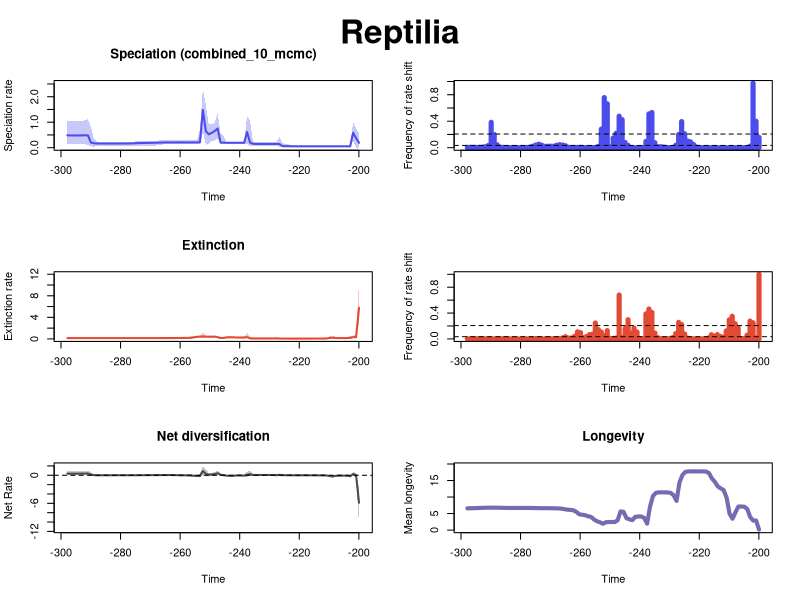

Here is the R script that generated this plot:


pdf(file='C:/Users/SimoesLabAdmin/Documents/BDNN_Arielli/reptilia/pyrate_mcmc_logs/RTT_plots.pdf',width=10, height=15)
par(mfrow=c(3,2), oma=c(0,0,2,0))
library(scales)

time=c(-199.94725639499998, -200.936163185,-201.92506997499999,-202.913976765,-203.902883555,-204.891790345,-205.880697135,-206.869603925,-207.858510715,-208.847417505,-209.836324295,-210.82523108499998,-211.814137875,-212.803044665,-213.791951455,-214.780858245,-215.769765035,-216.758671825,-217.747578615,-218.736485405,-219.72539219499998,-220.714298985,-221.703205775,-222.692112565,-223.681019355,-224.669926145,-225.658832935,-226.647739725,-227.636646515,-228.62555330499998,-229.614460095,-230.60336688499999,-231.592273675,-232.581180465,-233.570087255,-234.558994045,-235.547900835,-236.536807625,-237.52571441499998,-238.514621205,-239.503527995,-240.492434785,-241.481341575,-242.470248365,-243.459155155,-244.448061945,-245.436968735,-246.42587552499998,-247.414782315,-248.403689105,-249.392595895,-250.381502685,-251.370409475,-252.359316265,-253.348223055,-254.337129845,-255.32603663499998,-256.31494342499997,-257.303850215,-258.292757005,-259.281663795,-260.270570585,-261.259477375,-262.248384165,-263.237290955,-264.226197745,-265.21510453499997,-266.204011325,-267.192918115,-268.181824905,-269.17073169500003,-270.159638485,-271.148545275,-272.137452065,-273.126358855,-274.11526564499997,-275.104172435,-276.093079225,-277.081986015,-278.070892805,-279.059799595,-280.048706385,-281.037613175,-282.026519965,-283.01542675499996,-284.004333545,-284.993240335,-285.982147125,-286.971053915,-287.959960705,-288.948867495,-289.937774285,-290.926681075,-291.91558786499996,-292.904494655,-293.893401445,-294.882308235,-295.871215025,-296.860121815,-297.849028605)
rate=c(0.19299671805520335, 0.37509187429701996,0.5859729878449658,0.05565093993625317,0.05544695406087154,0.055444284761711385,0.05544227049490156,0.05544171344415249,0.055440541862327386,0.055438846239184034,0.05543214242849308,0.05542914344877911,0.05542574508125843,0.05542688517414715,0.05542755187928212,0.05543264493562114,0.055440778385036645,0.05545730932666392,0.055464296476379,0.05546800877766933,0.05547833527285137,0.055496567617453044,0.055561444241738825,0.055792876028155594,0.05696268840743854,0.05830662735943036,0.06205436803137686,0.14108995154081394,0.15066024740757508,0.1473294866424104,0.14663455127049715,0.1465828438463619,0.1466752734610586,0.14716816440306296,0.14856177269690768,0.14995535126035198,0.1534830845632431,0.2019731770870612,0.6128166837089788,0.19300670515502888,0.1929315551664856,0.19300275534318045,0.19304601434870966,0.1930801764279474,0.19309200840951823,0.19316642949666787,0.1977138180229015,0.2036540168399417,0.751999566578158,0.6506621498546836,0.5831569669884493,0.5231417685380217,0.6515853743076492,1.4790173503362105,0.21086680248295087,0.2075529350354514,0.2071243851119468,0.20712683906272156,0.2071872301752808,0.20724417520591387,0.20744664249857264,0.20740550795697454,0.20690529847330028,0.20657529880854833,0.20632631125275003,0.20608642085310436,0.20520929081118763,0.2023540584208059,0.1986595321982057,0.19489307322340685,0.19216191111086645,0.19018008441951054,0.1880685361804581,0.18614970722429774,0.18402193743258322,0.1794805873988677,0.17361118436196,0.16919427264380282,0.16656215378209288,0.16521677585546513,0.16466415495101266,0.16435976444630485,0.16422138867085578,0.16419116557318925,0.16427557347234611,0.16452662371880283,0.16447313835284644,0.16463154194422241,0.16517771632043915,0.1667798360559056,0.17283111978286356,0.19907736518187497,0.48045709566854583,0.4875770900760511,0.48200171573240863,0.48004688577189414,0.4797358151793478,0.4808660869752359,0.4825327335527829,0.48555144711641385)
minHPD=c(2.1550036428609548e-05, 4.6127235050485126e-05,0.27967274975793294,0.04043316955004391,0.04204397542851937,0.042049193518902815,0.04211756103309106,0.04212879988067523,0.042124260558001184,0.042173622081033126,0.04218759351104606,0.04225202250296896,0.04225202250296896,0.04225202250296896,0.04218759351104606,0.04217327240988383,0.0421259658142857,0.04204229386093091,0.04195268770367578,0.04183607601565223,0.041685272766237166,0.04168593889109494,0.040823776242734346,0.03705991869599724,0.040768598693717885,0.04269198801357278,0.040858102198962305,0.04465117728033277,0.059225534567511576,0.08100025321434987,0.08183445581055188,0.08177050813439943,0.0818302788000832,0.0827085196406606,0.08271138364680124,0.08089339520726793,0.0709280586480878,0.06717019551521793,0.1624796622140993,0.13918048080005269,0.1402344277633845,0.1416125933731806,0.14162491446880693,0.141586258183106,0.14162993696201157,0.1416109695096968,0.14181066848967658,0.14458306807207846,0.3862151671219274,0.29233603535125113,0.2539696549217279,0.14505296133788226,0.10658630431763681,0.6266020932283917,0.12742451519673834,0.14259434097910467,0.143525680923275,0.1434869090246177,0.14347489998642712,0.1434814584980828,0.1443068729279402,0.14347489998642712,0.14345420812639967,0.14285563405363536,0.14109454858974751,0.1401105023545763,0.1369633365454896,0.12065458298050911,0.09535964136117706,0.08466243381737851,0.08084754107711076,0.0796821739123459,0.07570376822807882,0.07440629039242617,0.0737288106485518,0.0679302422247674,0.06373477575959159,0.06039302730285136,0.06060300568614512,0.060415241698346486,0.06039302730285136,0.060598271611616454,0.060415241698346486,0.06060300568614512,0.0609022016033172,0.06059352849635253,0.0609022016033172,0.06038735676508545,0.05888568169076751,0.05726641094012391,0.04245826959183831,0.05033970396001009,0.1084950847517269,0.13885283181749836,0.13887744513466416,0.14096065466851287,0.14368097091941132,0.14368097091941132,0.14300515044773837,0.14300515044773837)
maxHPD=c(0.5731760900954601, 0.7500212865959065,1.0101507253302398,0.07156782551535197,0.06937391407356894,0.06934618769543208,0.06939047423858154,0.06938828124645434,0.06936118853872011,0.06938828124645434,0.0693676733422953,0.0694102348166819,0.0694102348166819,0.06940396733098841,0.0693472371893777,0.06935901836063586,0.06937511296982513,0.06941314285021959,0.06940396733098841,0.06936118853872011,0.06938828124645434,0.06972416129762762,0.07000429920748678,0.0749395812566673,0.13163850989287793,0.1448877637771622,0.1783845542235956,0.4249086450539867,0.2300755496725381,0.22297695772286805,0.22119495159201052,0.22097630074685592,0.22096765493684647,0.2222569148752719,0.2241374939685805,0.22683929008343726,0.23389455408388368,1.0784541644843721,1.2232716439551266,0.23973720526925016,0.23782735167260521,0.23872164420341574,0.23869021041799332,0.23872164420341574,0.23891177739630307,0.23938062888629133,0.45956093089814876,0.5687805224482236,1.350626567870688,0.9871619447223416,0.9355496525039075,0.8950028798072763,1.6626270916565893,2.3035165894342136,0.7108579723894298,0.2927559916026217,0.2886133712994378,0.28801400411116945,0.2879349986686725,0.2881499216545881,0.2902005143821516,0.2896650701338487,0.2890504625551179,0.28883161545256214,0.28787194680305317,0.28859054115985755,0.2901967608928257,0.2941635850053391,0.28069326464302347,0.2713630935485818,0.2667327984371987,0.26485486162507965,0.2601368565177858,0.2577126921407942,0.25631808800201056,0.24931136694668637,0.24258694145976772,0.23705561147106669,0.23642081717041,0.2357325993447727,0.23547793939864717,0.23547793939864717,0.23510933809107104,0.23510880411091045,0.23510933809107104,0.23460505283351904,0.23514880350296974,0.23510933809107104,0.23546140017011305,0.24017303694466285,0.3579983636664943,0.823563410876378,1.1130448158032178,1.080120127562036,1.049701083297337,1.0411823009702927,1.0411386894944796,1.040905087161954,1.0413366157583035,1.0489296617167687)
remove_na = !is.na(rate)
time = time[remove_na]
plot(time,time,type = 'n', ylim = c(0, 2.533868248377635), xlim = c(-298.343482,-199.452803), ylab = 'Speciation rate', xlab = 'Time',main='Speciation (combined_10_mcmc)' )
polygon(c(time, rev(time)), c(maxHPD[remove_na], rev(minHPD[remove_na])), col = alpha('#4c4cec',0.3), border = NA)
lines(time,rate[remove_na], col = '#4c4cec', lwd=2)
mtext("Reptilia", outer = TRUE, line = -1.5, cex = 2, font = 2)
mids=c(-199.95225087373734, -200.9511466212121,-201.95004236868687,-202.94893811616163,-203.94783386363633,-204.9467296111111,-205.94562535858586,-206.94452110606062,-207.94341685353533,-208.9423126010101,-209.94120834848485,-210.9401040959596,-211.93899984343432,-212.93789559090908,-213.93679133838384,-214.9356870858586,-215.9345828333333,-216.93347858080807,-217.93237432828283,-218.9312700757576,-219.9301658232323,-220.92906157070706,-221.92795731818183,-222.9268530656566,-223.9257488131313,-224.92464456060605,-225.92354030808082,-226.92243605555552,-227.92133180303028,-228.92022755050505,-229.9191232979798,-230.9180190454545,-231.91691479292928,-232.91581054040404,-233.9147062878788,-234.9136020353535,-235.91249778282827,-236.91139353030303,-237.9102892777778,-238.9091850252525,-239.90808077272726,-240.90697652020202,-241.90587226767678,-242.9047680151515,-243.90366376262625,-244.902559510101,-245.90145525757578,-246.90035100505048,-247.89924675252524,-248.8981425,-249.89703824747477,-250.89593399494947,-251.89482974242424,-252.893725489899,-253.89262123737376,-254.89151698484847,-255.89041273232323,-256.88930847979793,-257.8882042272727,-258.88709997474746,-259.8859957222222,-260.884891469697,-261.8837872171717,-262.88268296464645,-263.8815787121212,-264.8804744595959,-265.8793702070707,-266.87826595454544,-267.8771617020202,-268.87605744949497,-269.87495319696967,-270.87384894444443,-271.8727446919192,-272.8716404393939,-273.87053618686866,-274.8694319343434,-275.8683276818182,-276.86722342929295,-277.86611917676765,-278.8650149242424,-279.8639106717171,-280.8628064191919,-281.86170216666665,-282.8605979141414,-283.85949366161617,-284.8583894090909,-285.85728515656564,-286.8561809040404,-287.8550766515151,-288.85397239898987,-289.85286814646463,-290.8517638939394,-291.85065964141415,-292.84955538888886,-293.8484511363636,-294.8473468838384,-295.8462426313131,-296.84513837878785,-297.8440341262626)
counts=c(0.15608988764044943, 0.39947191011235955,0.9759662921348314,0.02340449438202247,0.00047191011235955056,0.00044943820224719103,0.00033707865168539324,0.000348314606741573,0.00044943820224719103,0.0005730337078651685,0.00038202247191011237,0.00038202247191011237,0.00020224719101123595,0.0004606741573033708,0.0006179775280898876,0.000955056179775281,0.0012696629213483147,0.0008539325842696629,0.000955056179775281,0.0020112359550561796,0.003955056179775281,0.01051685393258427,0.04833707865168539,0.08793258426966293,0.1018314606741573,0.21091011235955057,0.3943483146067416,0.19974157303370788,0.0348314606741573,0.0035617977528089886,0.0014044943820224719,0.003438202247191011,0.009292134831460673,0.016146067415730336,0.014808988764044944,0.07489887640449439,0.5315730337078651,0.5101573033707865,0.09453932584269663,0.00452808988764045,0.0014606741573033708,0.002,0.0011123595505617978,0.001044943820224719,0.03465168539325843,0.07902247191011236,0.4235056179775281,0.47552808988764045,0.21885393258426966,0.14626966292134833,0.016617977528089887,0.6632022471910113,0.7567078651685393,0.28052808988764044,0.01991011235955056,0.004561797752808989,0.002044943820224719,0.0016966292134831462,0.0028314606741573034,0.003348314606741573,0.005393258426966292,0.005314606741573033,0.004382022471910113,0.004280898876404494,0.007438202247191011,0.029247191011235955,0.04096629213483146,0.04602247191011236,0.03744943820224719,0.023943820224719102,0.023438202247191012,0.022797752808988762,0.020741573033707866,0.038213483146067415,0.05270786516853933,0.04029213483146067,0.023606741573033708,0.010808988764044944,0.004887640449438202,0.0030674157303370786,0.0022808988764044945,0.002044943820224719,0.0022134831460674156,0.0033820224719101123,0.0018651685393258426,0.0024157303370786515,0.005674157303370787,0.010651685393258427,0.04431460674157303,0.19903370786516855,0.3830561797752809,0.03250561797752809,0.01557303370786517,0.008292134831460674,0.006224719101123596,0.006382022471910113,0.00598876404494382,0.00749438202247191,0.007056179775280899)
plot(mids,counts,type = 'h', xlim = c(-298.343482,-199.452803), ylim=c(0,0.9759662921348314), ylab = 'Frequency of rate shift', xlab = 'Time',lwd=5,col='#4c4cec')
bf2 = 0.03401655752581527
bf6 = 0.20647604927269786
abline(h=bf2, lty=2)
abline(h=bf6, lty=2)

time=c(-199.94725639499998, -200.936163185,-201.92506997499999,-202.913976765,-203.902883555,-204.891790345,-205.880697135,-206.869603925,-207.858510715,-208.847417505,-209.836324295,-210.82523108499998,-211.814137875,-212.803044665,-213.791951455,-214.780858245,-215.769765035,-216.758671825,-217.747578615,-218.736485405,-219.72539219499998,-220.714298985,-221.703205775,-222.692112565,-223.681019355,-224.669926145,-225.658832935,-226.647739725,-227.636646515,-228.62555330499998,-229.614460095,-230.60336688499999,-231.592273675,-232.581180465,-233.570087255,-234.558994045,-235.547900835,-236.536807625,-237.52571441499998,-238.514621205,-239.503527995,-240.492434785,-241.481341575,-242.470248365,-243.459155155,-244.448061945,-245.436968735,-246.42587552499998,-247.414782315,-248.403689105,-249.392595895,-250.381502685,-251.370409475,-252.359316265,-253.348223055,-254.337129845,-255.32603663499998,-256.31494342499997,-257.303850215,-258.292757005,-259.281663795,-260.270570585,-261.259477375,-262.248384165,-263.237290955,-264.226197745,-265.21510453499997,-266.204011325,-267.192918115,-268.181824905,-269.17073169500003,-270.159638485,-271.148545275,-272.137452065,-273.126358855,-274.11526564499997,-275.104172435,-276.093079225,-277.081986015,-278.070892805,-279.059799595,-280.048706385,-281.037613175,-282.026519965,-283.01542675499996,-284.004333545,-284.993240335,-285.982147125,-286.971053915,-287.959960705,-288.948867495,-289.937774285,-290.926681075,-291.91558786499996,-292.904494655,-293.893401445,-294.882308235,-295.871215025,-296.860121815,-297.849028605)
rate=c(5.782865468020581, 0.323823664318973,0.32502004101418436,0.2055198218690631,0.15795023780290837,0.14789311302822716,0.14686755583695627,0.1471007589951684,0.16994735988089177,0.21637921102228913,0.1752430442270386,0.07199868460457784,0.06662293506288505,0.06571146068071806,0.06462123792693034,0.06209259611961232,0.06013892986805364,0.0571399786550872,0.05632691318607856,0.05617183599460122,0.05615642245930636,0.056147238073086955,0.056138827035883326,0.056155231795999086,0.056207428753069916,0.05657632499214309,0.05900706162399892,0.06541398617033341,0.09110836260708352,0.08363037463468027,0.0802616543089763,0.07942952733120962,0.07927199197621945,0.07922040925666808,0.07919555429901619,0.07943695770372486,0.08161185339215662,0.09679253795023128,0.3258988168110537,0.26787897187321724,0.26003291969968145,0.26013996187320304,0.26564092086752095,0.2983766106277471,0.2912347313023368,0.2806064572311734,0.18234189319884947,0.16742817852776543,0.3128695481844993,0.4203475905781391,0.41847916224377696,0.41852765799888597,0.42539789076762613,0.45259061480893625,0.4262025781847649,0.3923839453944068,0.2988353444295919,0.20232570233857028,0.1898053354991316,0.17968483811305097,0.17615243980852865,0.1733556344220778,0.16147531434867798,0.15627303814680035,0.15492156596373102,0.15430279100280697,0.15298901456431002,0.15133861040626356,0.15059779421979957,0.1502599131480192,0.15007602177587426,0.1499279115260381,0.14982065775618433,0.14978284108107234,0.14971175894249467,0.14957439834295974,0.14924153305117882,0.1489646930238836,0.14880587316673788,0.14873530758463188,0.14870707065242117,0.14869016594852905,0.14868481922209703,0.1486907969328189,0.1486968437019689,0.14868341721962305,0.14859524302178595,0.14823740101485472,0.14801080226859842,0.1479079512003467,0.1478479080837552,0.14780916272262062,0.14780240951736237,0.14785804992214052,0.14794369620469314,0.14804966799946556,0.14814406499221788,0.14818191309081657,0.1482088813923778,0.14823719665105634)
minHPD=c(2.779300693517635, 0.13113622504350853,0.13165997024220602,0.018243995393683342,8.278294617657893e-05,0.015883941167112878,0.017830888606285195,0.016986432477656563,0.02667126112570821,0.11121442751045499,0.04136878359454656,0.040541076655155474,0.03954097121843612,0.03943829931188647,0.03820113690571306,0.033853303359533835,0.031173010406299138,0.03147876493427084,0.03248897522282348,0.03254047207436747,0.03248897522282348,0.03248897522282348,0.032460178588781446,0.03257558071978657,0.03251932256090208,0.031396449387724304,0.027811585608455407,0.031696791361322973,0.04715661050991715,0.048552004316918314,0.05135039776798061,0.05135039776798061,0.05139130621905851,0.05139130621905851,0.050944727259696454,0.049485046443430755,0.042345535633687884,0.051082090433384325,0.12865712735431792,0.05560264834485217,0.08922473682394189,0.08929994426680576,0.09056807705769096,0.1786887862456771,0.13191369171869932,0.08225519211684076,0.04211953766598549,0.03611515366528392,0.07858803852558284,0.22846303332598394,0.22837490816412415,0.22945792519374544,0.22603265695279082,0.24025577408850185,0.14530110853710687,0.13910874210103671,0.12645679492398398,0.11757373340323136,0.11927882322018776,0.11514422842532364,0.11473820751456751,0.11112438170423296,0.09821731029998015,0.09823449714178649,0.09441742589457418,0.09411650408743275,0.08811836181025093,0.09378671525164299,0.09624631549948824,0.09627977347255201,0.09740817541446946,0.09776533175462368,0.09637859002738061,0.096595961325672,0.09682819776291186,0.09714471473762279,0.09670662960611492,0.09654915047821286,0.09641675036970235,0.09648522176035977,0.09655536802534524,0.09660671314873726,0.09669945108562292,0.09672745631556856,0.09672745631556856,0.0967196918621378,0.096598474411277,0.09641675036970235,0.09546048766476643,0.09549037926520991,0.09512256189660957,0.09461994111651967,0.09437736085230373,0.09401925069972873,0.0925777412009791,0.09236499690843579,0.09237632069923964,0.0915308048120357,0.09042212180515669,0.09045318298087236)
maxHPD=c(10.896092317838393, 0.6408470036388324,0.6386337457118779,0.5469337896798236,0.27897250196538526,0.239941692640325,0.23933441949205567,0.23905688615264634,0.4323946515661043,0.5811004001194383,0.4868374291762316,0.20387784351523705,0.16688441304732746,0.16124085050964954,0.15554823886113064,0.14347873204061043,0.13406756868611722,0.08022328862749661,0.07903628075706082,0.079043711965219,0.07900590156743308,0.07903628075706082,0.079043711965219,0.07922155076156916,0.07929886328819785,0.07929886328819785,0.09233766034833124,0.12014582201416762,0.3265874231647895,0.15577327598834287,0.1421944285225973,0.13946168618089544,0.13924321088748148,0.13925021326981224,0.1394014901437807,0.14198552813652235,0.2322624615436253,0.31118606839428287,1.129404496604739,0.40684934866667,0.3641747959305003,0.3634704869296114,0.3673232927743927,0.6305837261787961,0.5083822513976537,0.4282020267456648,0.32229573092118213,0.3193762930126046,0.5511829798180338,0.5851104292999761,0.5791451620734668,0.5800114939770017,0.6001317420604068,1.2419402178411194,0.6225060884329084,0.5768955926079388,0.5434545243982286,0.45127772805140065,0.4375732722556279,0.4132238174214059,0.40396663423967516,0.3968045823704135,0.32008601647553026,0.2924194588416633,0.27982192719952614,0.27381687288086864,0.23489808064764223,0.2121050338278049,0.2078467443488495,0.20553637456281848,0.20553231426266355,0.20511122557833997,0.20322988808887477,0.2032059182570548,0.20318233929496474,0.20318233929496474,0.20186003973045366,0.20112169389038953,0.20068728617522785,0.20063546172724925,0.20062813392072762,0.20063546172724925,0.20064022815664204,0.20064022815664204,0.20063546172724925,0.20071157323349573,0.20063546172724925,0.2014472319570103,0.20134194735438363,0.20182521342457851,0.2017343625764493,0.20165793490059802,0.20186003973045366,0.20220153913836553,0.2018548161080748,0.20324293221204176,0.2049819654867786,0.20563352313040287,0.20588357333546212,0.20745830426063727)
remove_na = !is.na(rate)
time = time[remove_na]
plot(time,time,type = 'n', ylim = c(0, 11.985701549622233), xlim = c(-298.343482,-199.452803), ylab = 'Extinction rate', xlab = 'Time',main='Extinction' )
polygon(c(time, rev(time)), c(maxHPD[remove_na], rev(minHPD[remove_na])), col = alpha('#e34a33',0.3), border = NA)
lines(time,rate[remove_na], col = '#e34a33', lwd=2)
mids=c(-199.95225087373734, -200.9511466212121,-201.95004236868687,-202.94893811616163,-203.94783386363633,-204.9467296111111,-205.94562535858586,-206.94452110606062,-207.94341685353533,-208.9423126010101,-209.94120834848485,-210.9401040959596,-211.93899984343432,-212.93789559090908,-213.93679133838384,-214.9356870858586,-215.9345828333333,-216.93347858080807,-217.93237432828283,-218.9312700757576,-219.9301658232323,-220.92906157070706,-221.92795731818183,-222.9268530656566,-223.9257488131313,-224.92464456060605,-225.92354030808082,-226.92243605555552,-227.92133180303028,-228.92022755050505,-229.9191232979798,-230.9180190454545,-231.91691479292928,-232.91581054040404,-233.9147062878788,-234.9136020353535,-235.91249778282827,-236.91139353030303,-237.9102892777778,-238.9091850252525,-239.90808077272726,-240.90697652020202,-241.90587226767678,-242.9047680151515,-243.90366376262625,-244.902559510101,-245.90145525757578,-246.90035100505048,-247.89924675252524,-248.8981425,-249.89703824747477,-250.89593399494947,-251.89482974242424,-252.893725489899,-253.89262123737376,-254.89151698484847,-255.89041273232323,-256.88930847979793,-257.8882042272727,-258.88709997474746,-259.8859957222222,-260.884891469697,-261.8837872171717,-262.88268296464645,-263.8815787121212,-264.8804744595959,-265.8793702070707,-266.87826595454544,-267.8771617020202,-268.87605744949497,-269.87495319696967,-270.87384894444443,-271.8727446919192,-272.8716404393939,-273.87053618686866,-274.8694319343434,-275.8683276818182,-276.86722342929295,-277.86611917676765,-278.8650149242424,-279.8639106717171,-280.8628064191919,-281.86170216666665,-282.8605979141414,-283.85949366161617,-284.8583894090909,-285.85728515656564,-286.8561809040404,-287.8550766515151,-288.85397239898987,-289.85286814646463,-290.8517638939394,-291.85065964141415,-292.84955538888886,-293.8484511363636,-294.8473468838384,-295.8462426313131,-296.84513837878785,-297.8440341262626)
counts=c(0.9999213483146068, 0.01642696629213483,0.2497752808988764,0.27502247191011236,0.057662921348314605,0.008640449438202247,0.004325842696629213,0.16906741573033707,0.2357865168539326,0.35014606741573034,0.2951797752808989,0.12337078651685393,0.02695505617977528,0.03803370786516854,0.06692134831460674,0.04287640449438202,0.06491011235955056,0.013752808988764045,0.0021348314606741575,0.0006404494382022472,0.0005730337078651685,0.0007415730337078652,0.0012696629213483147,0.0023707865168539326,0.012943820224719101,0.07626966292134832,0.22187640449438203,0.25579775280898875,0.08123595505617978,0.02007865168539326,0.007348314606741573,0.0020224719101123597,0.0013707865168539326,0.003348314606741573,0.019168539325842695,0.09057303370786517,0.40961797752808987,0.4622247191011236,0.3871460674157303,0.004707865168539326,0.0066292134831460675,0.10695505617977528,0.1679438202247191,0.09110112359550562,0.2964943820224719,0.1614943820224719,0.023078651685393258,0.6804831460674158,0.013595505617977528,0.008595505617977528,0.007786516853932585,0.1279438202247191,0.05012359550561798,0.10666292134831461,0.14440449438202246,0.246438202247191,0.07338202247191011,0.0652808988764045,0.03637078651685393,0.01904494382022472,0.09725842696629214,0.10956179775280898,0.03842696629213483,0.01498876404494382,0.012943820224719101,0.03306741573033708,0.016674157303370785,0.0077640449438202246,0.004348314606741573,0.003247191011235955,0.0024719101123595504,0.0015280898876404495,0.001752808988764045,0.0023932584269662923,0.0053370786516853935,0.005325842696629213,0.0036629213483146067,0.0018876404494382023,0.0013370786516853932,0.0011235955056179776,0.001,0.0010337078651685393,0.0010786516853932583,0.0011348314606741572,0.0021910112359550564,0.005674157303370787,0.004707865168539326,0.00249438202247191,0.0017752808988764045,0.001550561797752809,0.0016067415730337078,0.002303370786516854,0.0030337078651685393,0.0038651685393258427,0.0037191011235955056,0.003292134831460674,0.002752808988764045,0.003,0.002303370786516854)
plot(mids,counts,type = 'h', xlim = c(-298.343482,-199.452803), ylim=c(0,0.9999213483146068), ylab = 'Frequency of rate shift', xlab = 'Time',lwd=5,col='#e34a33')
abline(h=bf2, lty=2)
abline(h=bf6, lty=2)
#Net Diversification Rate
time=c(-199.94725639499998, -200.936163185,-201.92506997499999,-202.913976765,-203.902883555,-204.891790345,-205.880697135,-206.869603925,-207.858510715,-208.847417505,-209.836324295,-210.82523108499998,-211.814137875,-212.803044665,-213.791951455,-214.780858245,-215.769765035,-216.758671825,-217.747578615,-218.736485405,-219.72539219499998,-220.714298985,-221.703205775,-222.692112565,-223.681019355,-224.669926145,-225.658832935,-226.647739725,-227.636646515,-228.62555330499998,-229.614460095,-230.60336688499999,-231.592273675,-232.581180465,-233.570087255,-234.558994045,-235.547900835,-236.536807625,-237.52571441499998,-238.514621205,-239.503527995,-240.492434785,-241.481341575,-242.470248365,-243.459155155,-244.448061945,-245.436968735,-246.42587552499998,-247.414782315,-248.403689105,-249.392595895,-250.381502685,-251.370409475,-252.359316265,-253.348223055,-254.337129845,-255.32603663499998,-256.31494342499997,-257.303850215,-258.292757005,-259.281663795,-260.270570585,-261.259477375,-262.248384165,-263.237290955,-264.226197745,-265.21510453499997,-266.204011325,-267.192918115,-268.181824905,-269.17073169500003,-270.159638485,-271.148545275,-272.137452065,-273.126358855,-274.11526564499997,-275.104172435,-276.093079225,-277.081986015,-278.070892805,-279.059799595,-280.048706385,-281.037613175,-282.026519965,-283.01542675499996,-284.004333545,-284.993240335,-285.982147125,-286.971053915,-287.959960705,-288.948867495,-289.937774285,-290.926681075,-291.91558786499996,-292.904494655,-293.893401445,-294.882308235,-295.871215025,-296.860121815,-297.849028605)
net_rate=c(-5.86975650768019, 0.0011847826892515453,0.2692283605840788,-0.19101292696579983,-0.10080803861184287,-0.08585586704536607,-0.08440819785675914,-0.08466183847358613,-0.13047605721587308,-0.23497205620660674,-0.1461394141946396,-0.04645423584972345,-0.027004672910597792,-0.023649179769259253,-0.02000861945823395,-0.012824712035454771,-0.008363397796660534,-0.0021924069761173983,-0.000710878815952618,-0.0005388317350832646,-0.00046207541157675136,-0.00032502996969081143,0.00010919534564477758,0.0019236907180704614,0.008877773377405909,0.01635739088646864,0.02857393269488224,0.09251031040084966,0.0505187220582643,0.0599401548216929,0.06434619049960061,0.0653822523270108,0.06565321139893406,0.06640765226461524,0.06813458335258857,0.0685706625700328,0.06875646958456433,0.23589786995422724,0.09586875640688457,-0.07659490949695112,-0.0510859264575329,-0.05106702787397534,-0.0579802532875072,-0.14111271765443775,-0.11484076192035941,-0.08510243434925326,0.038384822892032926,0.08862464884090793,0.446534047001722,0.23716180305753953,0.1846011115320656,0.1252600926507048,0.3147091461006383,0.9115866560009658,-0.17276037291538227,-0.15965230986561574,-0.10124350342694778,-0.03954541772656046,-0.02713802579954263,-0.010618465715933034,-0.002496836358044365,0.0030639075258548343,0.03032864003022248,0.04373883241828771,0.04707387922451515,0.04858332655554613,0.05075882650238068,0.04964440240157705,0.04516210357060168,0.03956010952240705,0.0356902324692103,0.033085502893255424,0.03021448312209378,0.027561054748487673,0.024893182458094916,0.018871353244287827,0.012143888971676377,0.007677469369549123,0.005412786435143145,0.004407241303966465,0.0040400800621894105,0.003903926564327104,0.0038424514615860426,0.0038626692736632223,0.003915235030755386,0.004301389728085022,0.004526067327683313,0.005499971227190698,0.006946449842251235,0.010426359926846835,0.027858421285568924,0.1528484353661524,0.3708723211479791,0.3679740144294979,0.35755546888564776,0.35351125467575,0.3521245492622885,0.3524991847483269,0.35353554080224797,0.35635559045481974)
net_minHPD=c(-10.65868171555507, -0.44333867289587203,-0.1883100965936726,-0.5257130406504325,-0.22934105738846028,-0.18416072101911654,-0.18386540210081861,-0.1841776590703913,-0.37525755848386816,-0.5260564919329384,-0.4327526331475749,-0.15146369718315575,-0.11407939482475564,-0.10780091468032146,-0.10010039699638984,-0.08530617483793215,-0.0733883291860687,-0.02581123650249577,-0.024613979973405156,-0.02453137002383598,-0.02435426836308889,-0.023947219068800506,-0.024375429247215738,-0.02615275895960923,-0.027018535754516834,-0.02468341521233166,-0.052497671656673184,-0.06301125588278689,-0.29047821477684493,-0.00724122809935146,0.004012605881242873,0.004761386992271868,0.006273568605413657,0.005820007473991459,0.004762439030265166,0.0016636941645398196,-0.0794940003010082,-0.15941742997228367,-0.32201521686505674,-0.24297931516159052,-0.17649081765955543,-0.17649374769048912,-0.18254891955009483,-0.4499407910274709,-0.32724434143828257,-0.24772781913194344,-0.13686997935215525,-0.13605309713512354,0.008658276841647328,-0.15805435685153663,-0.19836411121137232,-0.24816632774306951,-0.2726655062578306,0.07784306065852697,-0.47936082895070703,-0.4047098205127704,-0.3632421483405918,-0.2588514636592918,-0.244316120578817,-0.21845569664506717,-0.20711251400107533,-0.19483878631006246,-0.13012877489291405,-0.09380052000620556,-0.08100351879409884,-0.07016068684143265,-0.054975221106899064,-0.054933025358426535,-0.06227079519666262,-0.07061260722060862,-0.07324854581615929,-0.07662577714010223,-0.08079841902179,-0.08498996106598747,-0.08623135160867966,-0.09162622483365618,-0.09793482840319859,-0.09786048986484444,-0.09900874697353844,-0.09890749438753285,-0.09806280544604076,-0.09801620852565791,-0.09793482840319859,-0.09782800583952206,-0.09793482840319859,-0.097893233262627,-0.09788048949356554,-0.09959504398112282,-0.10373835987647612,-0.1050946131125438,-0.12940824544240467,-0.11515252021761663,-0.040832934178651206,-0.03425900454569014,-0.029251240970517123,-0.02904926091117538,-0.02754347883198313,-0.02904926091117538,-0.02904926091117538,-0.034353137224197416)
net_maxHPD=c(-2.5131480497835206, 0.4612005988854393,0.7437717018893649,0.038921758373145425,0.050569029926837525,0.037463631901525976,0.03508683165520132,0.03536061900605986,0.031379126395259915,-0.051438136083746804,0.01504652439074377,0.014826225644207214,0.01590562888900593,0.016177781734028847,0.018330659012017178,0.02178518991891521,0.025707928010096148,0.02772890477678859,0.026545480996998876,0.026545148216781556,0.026888856856451274,0.027649422022322796,0.028568258627844977,0.03377818196752194,0.07041176621514211,0.09320497822237432,0.12742716715256536,0.37678122514469564,0.17469662682056927,0.14466485882415386,0.13058050633824603,0.12887168293841172,0.13035372239171455,0.13136823721845015,0.13566116471937795,0.14462464408716375,0.1594290132942795,1.0397947817007138,0.724655341140374,0.14647588693997957,0.10259527805851257,0.10218411319876082,0.10052708584961097,0.01137587704088161,0.04258475805536835,0.10247856317096427,0.23668508457328802,0.39713641956814955,1.007528194800373,0.6318262646961396,0.5572875403375623,0.47405898565367954,1.3348443008029578,1.8990659278618285,0.36924512133604726,0.09280933777877032,0.11491713391785721,0.12837928939530519,0.1283582430692528,0.13595776593819853,0.1425181510256774,0.1510194769760479,0.15996573730094815,0.1626671040543326,0.1626671040543326,0.16779119829495148,0.16568275337928218,0.15356467092204618,0.14631353420643445,0.13925554023347106,0.13646081284197537,0.1324227469798412,0.12835052729639154,0.12396153958306061,0.12263680089904058,0.11761245576550892,0.10936397654494495,0.10625169505058316,0.10379507284163557,0.10332304578998656,0.10394520335603522,0.10379507284163557,0.10354033578505772,0.1034815093633865,0.10302878875616425,0.10279816745276739,0.10318032211189106,0.1034815093633865,0.10359035344790776,0.11320747646429824,0.21645330018769018,0.6805656752579847,0.9662247410759068,0.9258929503028901,0.9011117489253997,0.8931881902864691,0.8932301957772592,0.8931323106288392,0.8964398500501284,0.9008096182139336)
remove_na = !is.na(net_rate)
time = time[remove_na]
plot(time,time,type = 'n', ylim = c(-11.724549887110578, 2.0889725206480114), xlim = c(-298.343482,-199.452803), ylab = 'Net Rate', xlab = 'Time',lwd=2, main='Net diversification', col= '#504A4B' )
polygon(c(time, rev(time)), c(net_maxHPD[remove_na], rev(net_minHPD[remove_na])), col = alpha('#504A4B',0.3), border = NA)
lines(time,net_rate[remove_na], col = '#504A4B', lwd=2)
abline(h=0,lty=2)


time=c(-199.94725639499998, -200.936163185,-201.92506997499999,-202.913976765,-203.902883555,-204.891790345,-205.880697135,-206.869603925,-207.858510715,-208.847417505,-209.836324295,-210.82523108499998,-211.814137875,-212.803044665,-213.791951455,-214.780858245,-215.769765035,-216.758671825,-217.747578615,-218.736485405,-219.72539219499998,-220.714298985,-221.703205775,-222.692112565,-223.681019355,-224.669926145,-225.658832935,-226.647739725,-227.636646515,-228.62555330499998,-229.614460095,-230.60336688499999,-231.592273675,-232.581180465,-233.570087255,-234.558994045,-235.547900835,-236.536807625,-237.52571441499998,-238.514621205,-239.503527995,-240.492434785,-241.481341575,-242.470248365,-243.459155155,-244.448061945,-245.436968735,-246.42587552499998,-247.414782315,-248.403689105,-249.392595895,-250.381502685,-251.370409475,-252.359316265,-253.348223055,-254.337129845,-255.32603663499998,-256.31494342499997,-257.303850215,-258.292757005,-259.281663795,-260.270570585,-261.259477375,-262.248384165,-263.237290955,-264.226197745,-265.21510453499997,-266.204011325,-267.192918115,-268.181824905,-269.17073169500003,-270.159638485,-271.148545275,-272.137452065,-273.126358855,-274.11526564499997,-275.104172435,-276.093079225,-277.081986015,-278.070892805,-279.059799595,-280.048706385,-281.037613175,-282.026519965,-283.01542675499996,-284.004333545,-284.993240335,-285.982147125,-286.971053915,-287.959960705,-288.948867495,-289.937774285,-290.926681075,-291.91558786499996,-292.904494655,-293.893401445,-294.882308235,-295.871215025,-296.860121815,-297.849028605)
rate=c(0.16327060679897262, 2.8960186165749082,2.881219669838137,3.9417971276402293,6.39026482509958,7.065958060999621,7.139201782533173,7.126433000183763,5.37254117510203,3.4408942267957427,4.955953244924053,9.795649199061762,12.101809088767384,12.614042040801035,13.220700333307626,14.60483951837188,15.6159044611131,17.266394496104812,17.711390087496703,17.75836293141732,17.762832111668363,17.765466196730195,17.767506114867363,17.764175104547405,17.74571054699483,17.612117021475445,16.654071291443486,14.388435696291664,8.835320538392631,10.547728416016763,11.258657436278822,11.396843858097762,11.418234309935837,11.424144762576876,11.418064265956469,11.28209213338163,10.300764768798224,7.094719484945531,1.9595122677526915,3.7130263516610857,4.11663375859201,4.113783892035031,3.998624537675932,3.000378801189107,3.256902343909311,3.60344335585708,5.5205272030541375,5.654159380404358,2.9813181430333864,2.434912422923212,2.4533748377647453,2.452860643520826,2.376139568367221,1.9147384090606385,2.366970187534261,2.669115397123806,3.195573552510847,3.9818283110425234,4.186808670461729,4.494018899955323,4.638209930190393,4.757114676747212,5.5208276363433955,5.981882376283673,6.117056463222253,6.17831054081362,6.314849542135306,6.485907120519931,6.558749923620221,6.589192619287865,6.605354162839099,6.616498611197825,6.622714815994098,6.6247711360649575,6.625264243112829,6.635885321788543,6.668459772776282,6.6901644287628175,6.700947287014197,6.7056763329838835,6.70733516156179,6.708476265126871,6.7081069552662465,6.706751991694809,6.701037603387852,6.700197029565022,6.710398211042737,6.742139023690854,6.762948075419695,6.770705710874127,6.775431942357874,6.777199574071092,6.774735694865314,6.762650964200871,6.734294232854308,6.685221775957023,6.651339061194321,6.629334673778377,6.611753716514405,6.58738000110481)
minHPD=c(0.16327060679897262, 2.8960186165749082,2.881219669838137,3.9417971276402293,6.39026482509958,7.065958060999621,7.139201782533173,7.126433000183763,5.37254117510203,3.4408942267957427,4.955953244924053,9.795649199061762,12.101809088767384,12.614042040801035,13.220700333307626,14.60483951837188,15.6159044611131,17.266394496104812,17.711390087496703,17.75836293141732,17.762832111668363,17.765466196730195,17.767506114867363,17.764175104547405,17.74571054699483,17.612117021475445,16.654071291443486,14.388435696291664,8.835320538392631,10.547728416016763,11.258657436278822,11.396843858097762,11.418234309935837,11.424144762576876,11.418064265956469,11.28209213338163,10.300764768798224,7.094719484945531,1.9595122677526915,3.7130263516610857,4.11663375859201,4.113783892035031,3.998624537675932,3.000378801189107,3.256902343909311,3.60344335585708,5.5205272030541375,5.654159380404358,2.9813181430333864,2.434912422923212,2.4533748377647453,2.452860643520826,2.376139568367221,1.9147384090606385,2.366970187534261,2.669115397123806,3.195573552510847,3.9818283110425234,4.186808670461729,4.494018899955323,4.638209930190393,4.757114676747212,5.5208276363433955,5.981882376283673,6.117056463222253,6.17831054081362,6.314849542135306,6.485907120519931,6.558749923620221,6.589192619287865,6.605354162839099,6.616498611197825,6.622714815994098,6.6247711360649575,6.625264243112829,6.635885321788543,6.668459772776282,6.6901644287628175,6.700947287014197,6.7056763329838835,6.70733516156179,6.708476265126871,6.7081069552662465,6.706751991694809,6.701037603387852,6.700197029565022,6.710398211042737,6.742139023690854,6.762948075419695,6.770705710874127,6.775431942357874,6.777199574071092,6.774735694865314,6.762650964200871,6.734294232854308,6.685221775957023,6.651339061194321,6.629334673778377,6.611753716514405,6.58738000110481)
maxHPD=c(0.16327060679897262, 2.8960186165749082,2.881219669838137,3.9417971276402293,6.39026482509958,7.065958060999621,7.139201782533173,7.126433000183763,5.37254117510203,3.4408942267957427,4.955953244924053,9.795649199061762,12.101809088767384,12.614042040801035,13.220700333307626,14.60483951837188,15.6159044611131,17.266394496104812,17.711390087496703,17.75836293141732,17.762832111668363,17.765466196730195,17.767506114867363,17.764175104547405,17.74571054699483,17.612117021475445,16.654071291443486,14.388435696291664,8.835320538392631,10.547728416016763,11.258657436278822,11.396843858097762,11.418234309935837,11.424144762576876,11.418064265956469,11.28209213338163,10.300764768798224,7.094719484945531,1.9595122677526915,3.7130263516610857,4.11663375859201,4.113783892035031,3.998624537675932,3.000378801189107,3.256902343909311,3.60344335585708,5.5205272030541375,5.654159380404358,2.9813181430333864,2.434912422923212,2.4533748377647453,2.452860643520826,2.376139568367221,1.9147384090606385,2.366970187534261,2.669115397123806,3.195573552510847,3.9818283110425234,4.186808670461729,4.494018899955323,4.638209930190393,4.757114676747212,5.5208276363433955,5.981882376283673,6.117056463222253,6.17831054081362,6.314849542135306,6.485907120519931,6.558749923620221,6.589192619287865,6.605354162839099,6.616498611197825,6.622714815994098,6.6247711360649575,6.625264243112829,6.635885321788543,6.668459772776282,6.6901644287628175,6.700947287014197,6.7056763329838835,6.70733516156179,6.708476265126871,6.7081069552662465,6.706751991694809,6.701037603387852,6.700197029565022,6.710398211042737,6.742139023690854,6.762948075419695,6.770705710874127,6.775431942357874,6.777199574071092,6.774735694865314,6.762650964200871,6.734294232854308,6.685221775957023,6.651339061194321,6.629334673778377,6.611753716514405,6.58738000110481)
remove_na = !is.na(rate)
time = time[remove_na]
plot(time,time,type = 'n', ylim = c(0, 19.5442567263541), xlim = c(-298.343482,-199.452803), ylab = 'Mean longevity', xlab = 'Time',main='Longevity' )
polygon(c(time, rev(time)), c(maxHPD[remove_na], rev(minHPD[remove_na])), col = alpha('#756bb1',0.3), border = NA)
lines(time,rate[remove_na], col = '#756bb1', lwd=4)

n <- dev.off()